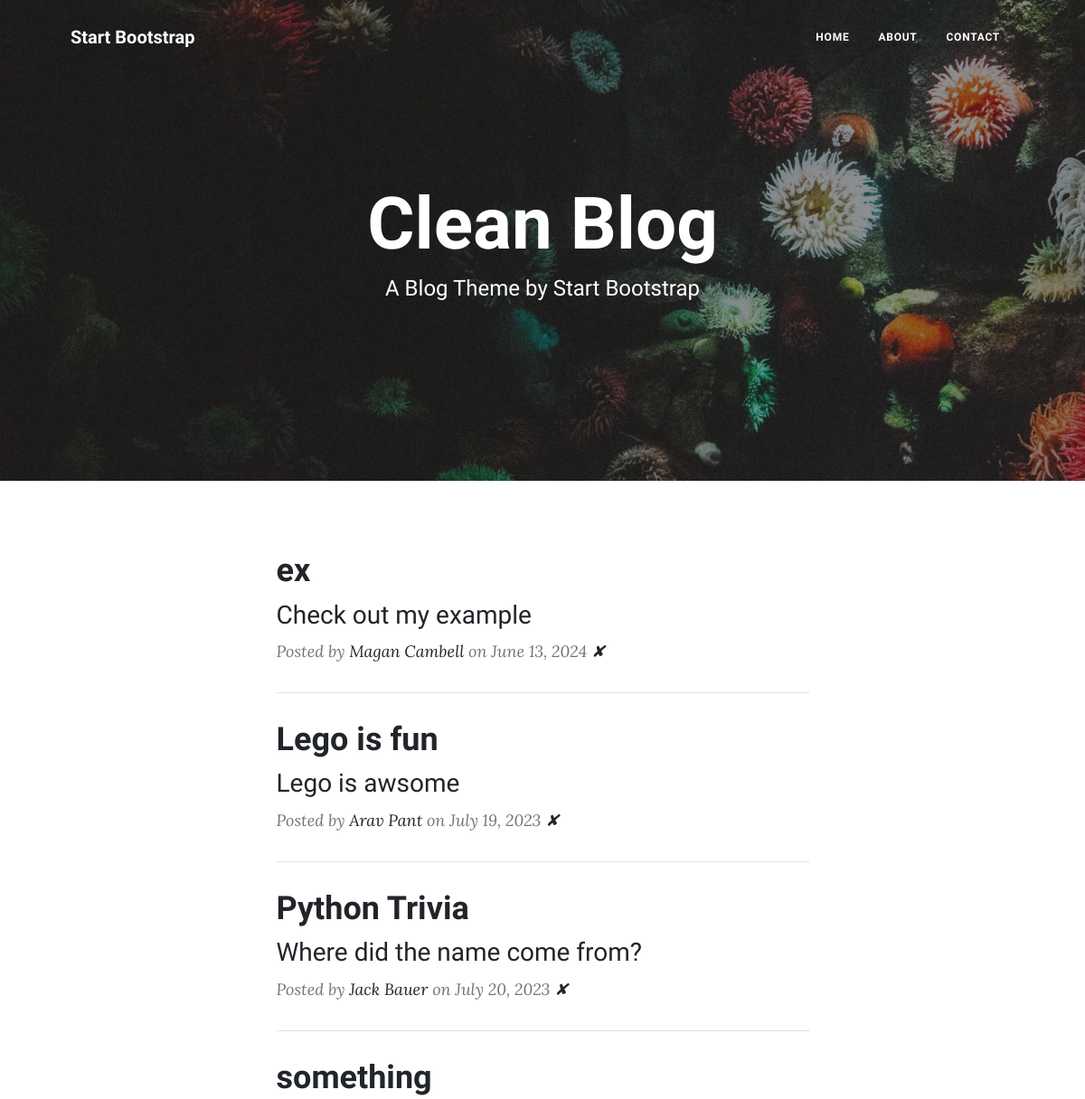
Before: / (upper part) with the older database file.
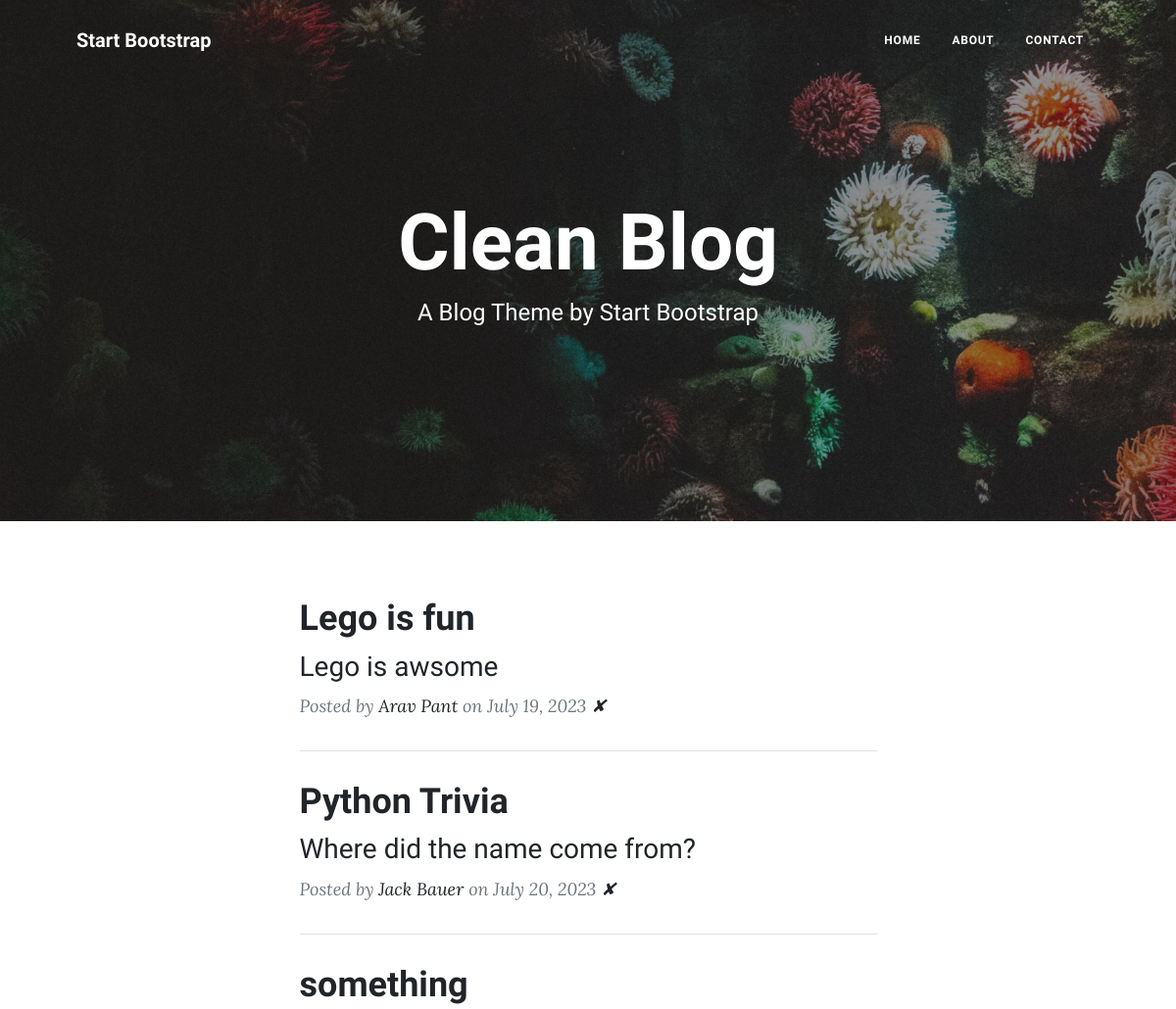
After: the same page with the newer database file.
### main.py (models this page shows, shortened)
class BlogPost(db.Model):
    id: Mapped[int] = mapped_column(Integer, primary_key=True)
    title: Mapped[str] = mapped_column(String(250), unique=True, nullable=False)
    subtitle: Mapped[str] = mapped_column(String(250), nullable=False)
    date: Mapped[str] = mapped_column(String(250), nullable=False)
    body: Mapped[str] = mapped_column(Text, nullable=False)
    author: Mapped[str] = mapped_column(String(250), nullable=False)
    img_url: Mapped[str] = mapped_column(String(250), nullable=False)

### main.py (the view)
@app.route('/')
def get_all_posts():
    posts = BlogPost.query.all()
    return render_template("index.html", all_posts=posts)

### templates/index.html (shortened to what this page needs)
{% include "header.html" %}
<header
  class="masthead"
  style="background-image: url('../static/assets/img/home-bg.jpg')"
>
  <div class="container position-relative px-4 px-lg-5">
    <div class="row gx-4 gx-lg-5 justify-content-center">
      <div class="col-md-10 col-lg-8 col-xl-7">
        <div class="site-heading">
          <h1>Clean Blog</h1>
          <span class="subheading">A Blog Theme by Start Bootstrap</span>
        </div>
      </div>
    </div>
  </div>
</header>
<div class="container px-4 px-lg-5">
  <div class="row gx-4 gx-lg-5 justify-content-center">
    <div class="col-md-10 col-lg-8 col-xl-7">
      {% for post in all_posts %}
      <div class="post-preview">
        <a href="{{ url_for('show_post', post_id=post.id) }}">
          <h2 class="post-title">{{ post.title }}</h2>
          <h3 class="post-subtitle">{{ post.subtitle }}</h3>
        </a>
        <p class="post-meta">
          Posted by
          <a href="#">{{post.author}}</a>
          on {{post.date}} <a href="{{ url_for('delete_post', post_id=post.id) }}">✘</a>
        </p>
      </div>
      <hr class="my-4" />
      {% endfor %}
    </div>
  </div>
</div>
{% include "footer.html" %}

Changed rows visible on the page:
removed BlogPost: title "ex", subtitle "Check out my example", author "Magan Cambell", date "June 13, 2024"
